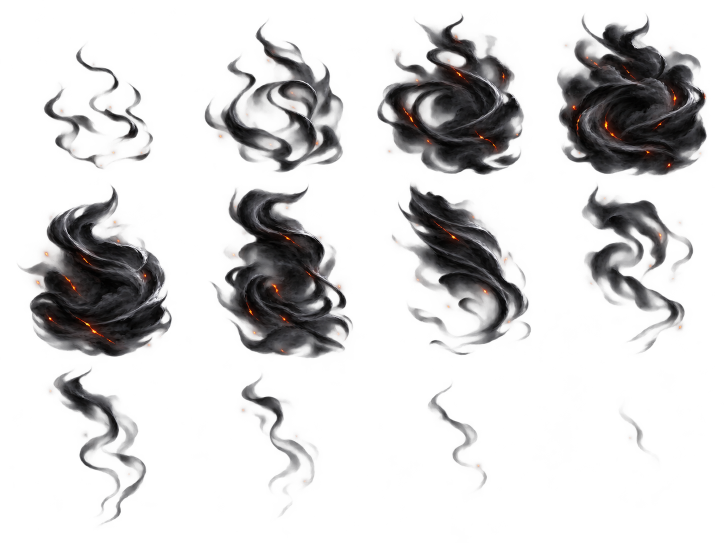
#> input picture assets/fox-smoke/source/generated-grid.png, 1448 x 1086 px (shown at 1/2 size)
$ python prepare-smoke-sprites.py
#> lines starting #> are read from the running program, lines starting #| are printed output that depends on the picture
"""Package one generated, registered 4x3 smoke sheet without moving artwork.

Every complete source cell receives the same resize. Alpha bounds are measured
for diagnostics only: no bbox crop, fringe removal, anchor fitting, or per-frame
scale is applied. Inspect the reported edge/padding notes visually before use.
"""
from __future__ import annotations

import argparse
import hashlib
import io
import json
import os
from pathlib import Path

import numpy as np
from PIL import Image

ROOT = Path(__file__).resolve().parents[1]
SOURCE = ROOT / "assets/fox-smoke/source/generated-grid.png"
OUTPUT = ROOT / "assets/fox-smoke"
COLUMNS, ROWS, FRAME_SIZE = 4, 3, 512


def alpha_bounds(alpha: np.ndarray, threshold: int = 0) -> list[int] | None:
    """Return Pillow-style exclusive bounds, without changing any pixels."""
    ys, xs = np.nonzero(alpha > threshold)
    if not len(xs):
        return None
    return [int(xs.min()), int(ys.min()), int(xs.max()) + 1, int(ys.max()) + 1]


def inspect_alpha(frame: Image.Image, index: int) -> dict:
    alpha = np.asarray(frame.getchannel("A"))
    bounds = alpha_bounds(alpha)
    if bounds is None:
        raise ValueError(f"Frame {index:02d} is empty")
    transparent_fraction = float(np.mean(alpha == 0))
    opaque_fraction = float(np.mean(alpha == 255))
    if transparent_fraction < .01:
        raise ValueError(
            f"Frame {index:02d} lacks a transparent background "
            f"({transparent_fraction:.2%} fully transparent pixels)"
        )

    # A fully opaque canvas or a nearly opaque rectangle with tiny alpha holes
    # must not be accepted as transparent smoke. Artwork is never keyed out.
    corner_size = max(1, round(min(frame.size) * .05))
    corner_patches = [alpha[:corner_size, :corner_size],
                      alpha[:corner_size, -corner_size:],
                      alpha[-corner_size:, :corner_size],
                      alpha[-corner_size:, -corner_size:]]
    corners_opaque = all(float(np.mean(patch >= 250)) >= .98
                         for patch in corner_patches)
    if corners_opaque and opaque_fraction > .90:
        raise ValueError(f"Frame {index:02d} has a suspicious opaque background")

    padding = [bounds[0], bounds[1], frame.width - bounds[2],
               frame.height - bounds[3]]
    visible_bounds = alpha_bounds(alpha, 16)
    perimeter = np.concatenate((alpha[0], alpha[-1], alpha[1:-1, 0],
                                alpha[1:-1, -1]))
    edge_alpha_max = int(perimeter.max())
    notes = []
    if edge_alpha_max:
        notes.append(
            f"Alpha reaches a cell edge (maximum {edge_alpha_max}); inspect "
            "for clipped wisps or generation spill. All edge pixels preserved."
        )
    if min(padding) < 8:
        notes.append(
            f"Less than 8 px clear padding on at least one side: {padding}. "
            "No crop, realignment, or fringe deletion was applied."
        )
    if visible_bounds is None:
        notes.append("Only faint alpha (<= 16) remains; inspect this fade frame.")
    return {
        "alpha_bounds": bounds,
        "visible_alpha_bounds": visible_bounds,
        "alpha_min": int(alpha.min()),
        "alpha_max": int(alpha.max()),
        "transparent_fraction": round(transparent_fraction, 6),
        "partial_alpha_fraction": round(float(np.mean((alpha > 0) & (alpha < 255))), 6),
        "opaque_fraction": round(opaque_fraction, 6),
        "padding_ltrb": padding,
        "edge_alpha_max": edge_alpha_max,
        "padding_notes": notes,
    }


def prepare(source_path: Path, output_path: Path) -> dict:
    with Image.open(source_path) as opened:
#> opened is the input picture: PIL image 1448x1086 RGBA; mean R, G, B, A 16.1, 14.9, 15.3, 49.4
        if opened.mode != "RGBA":
            raise ValueError(f"Source must contain real RGBA transparency; mode is {opened.mode}")
        source = opened.copy()
    if source.width * ROWS != source.height * COLUMNS:
        raise ValueError(
            f"Source {source.width}x{source.height} violates the 4:3 sheet ratio; "
            "regenerate square registered cells instead of distorting them"
        )
    if source.width % COLUMNS or source.height % ROWS:
        raise ValueError("Source dimensions must divide evenly into exactly 4x3 cells")
    cell_width, cell_height = source.width // COLUMNS, source.height // ROWS
#> cell_width = 362; cell_height = 362
    records, frames, encoded_frames = [], [], []
    # Validate all cells before writing, so a bad cell cannot leave a partial set.
    for index in range(COLUMNS * ROWS):
        column, row = index % COLUMNS, index // COLUMNS
        box = (column * cell_width, row * cell_height,
               (column + 1) * cell_width, (row + 1) * cell_height)
        cell = source.crop(box)
        source_alpha = inspect_alpha(cell, index + 1)
        frame = cell.resize((FRAME_SIZE, FRAME_SIZE), Image.Resampling.LANCZOS)
        frame_alpha = inspect_alpha(frame, index + 1)
        encoded = io.BytesIO()
        frame.save(encoded, format="PNG")
        data = encoded.getvalue()
        record = {
            "frame": index + 1,
            "file": f"frames/{index + 1:02d}.png",
            "source_cell": list(box),
            "source_alpha": source_alpha,
            **frame_alpha,
            "sha256": hashlib.sha256(data).hexdigest(),
        }
        records.append(record)
        frames.append(frame)
        encoded_frames.append(data)
#> this loop made 12 passes
#> pass 1, in prepare, `cell = source.crop(box)`:
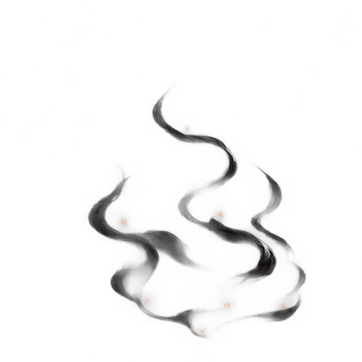
#> cell: PIL image 362x362 RGBA; mean R, G, B, A 7.6, 7, 7, 11; transparent parts drawn white
#> pass 1, in inspect_alpha, `alpha = np.asarray(frame.getchannel("A"))`:
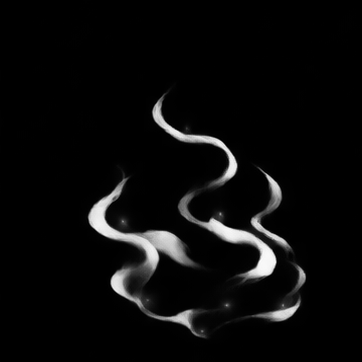
#> alpha: shape (362, 362); min 0, max 252, mean 11
#> after the loop:
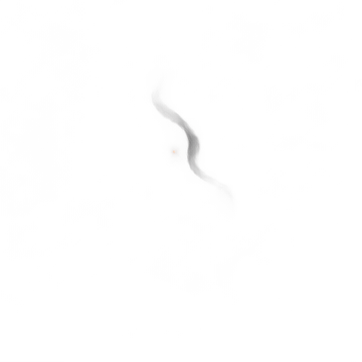
#> cell: PIL image 362x362 RGBA; mean R, G, B, A 0.4, 0.3, 0.3, 0.6; transparent parts drawn white
#> after the loop, encoded_frames = 12 items; frames = 12 items; records = 12 items

    output_path.mkdir(parents=True, exist_ok=True)
    frames_path = output_path / "frames"
    frames_path.mkdir(exist_ok=True)
    sheet = Image.new("RGBA", (FRAME_SIZE * COLUMNS, FRAME_SIZE * ROWS))
#> sheet: PIL image 2048x1536 RGBA; every value is 0
    for index, (frame, data) in enumerate(zip(frames, encoded_frames)):
        (frames_path / f"{index + 1:02d}.png").write_bytes(data)
        # paste preserves the original RGBA bytes, including their transparency.
        sheet.paste(frame, ((index % COLUMNS) * FRAME_SIZE,
                            (index // COLUMNS) * FRAME_SIZE))
#> this loop made 12 passes
    sheet_path = output_path / "fox-smoke-sheet.png"
    sheet.save(sheet_path)
    manifest = {
        "frames": COLUMNS * ROWS,
        "columns": COLUMNS,
        "rows": ROWS,
        "frame_size": FRAME_SIZE,
        "pivot_uv": [.50, .62],
        "source": Path(os.path.relpath(source_path.resolve(), ROOT)).as_posix(),
        "source_dims": list(source.size),
        "source_sha256": hashlib.sha256(source_path.read_bytes()).hexdigest(),
        "source_cell_size": [cell_width, cell_height],
        "source_generation": {"single_pass": True, "passes": 1,
                              "description": "All 12 frames generated together in one registered sheet"},
        "preserved_registration": True,
        "extraction": "Exact equal 4x3 cells; full-cell uniform LANCZOS resize",
        "shared_scale": FRAME_SIZE / cell_width,
        "alpha_validation": "Real RGBA, nonempty cells, transparent background; padding retained for visual inspection",
        "frame_records": records,
    }
    (output_path / "manifest.json").write_text(json.dumps(manifest, indent=2) + "\n")
    print(f"Prepared {len(frames)} registered transparent frames: {sheet_path}")
#| Prepared 12 registered transparent frames: assets/fox-smoke/fox-smoke-sheet.png
    for record in records:
        for note in record["source_alpha"]["padding_notes"]:
            print(f"Source frame {record['frame']:02d}: {note}")
        for note in record["padding_notes"]:
            print(f"Output frame {record['frame']:02d}: {note}")
    return manifest


def main() -> None:
    parser = argparse.ArgumentParser(description=__doc__)
    parser.add_argument("--source", type=Path, default=SOURCE)
    parser.add_argument("--output", type=Path, default=OUTPUT)
    args = parser.parse_args()
    try:
        prepare(args.source, args.output)
    except (OSError, ValueError) as error:
        parser.exit(1, f"Cannot prepare smoke sprites: {error}\n")


if __name__ == "__main__":
    main()
